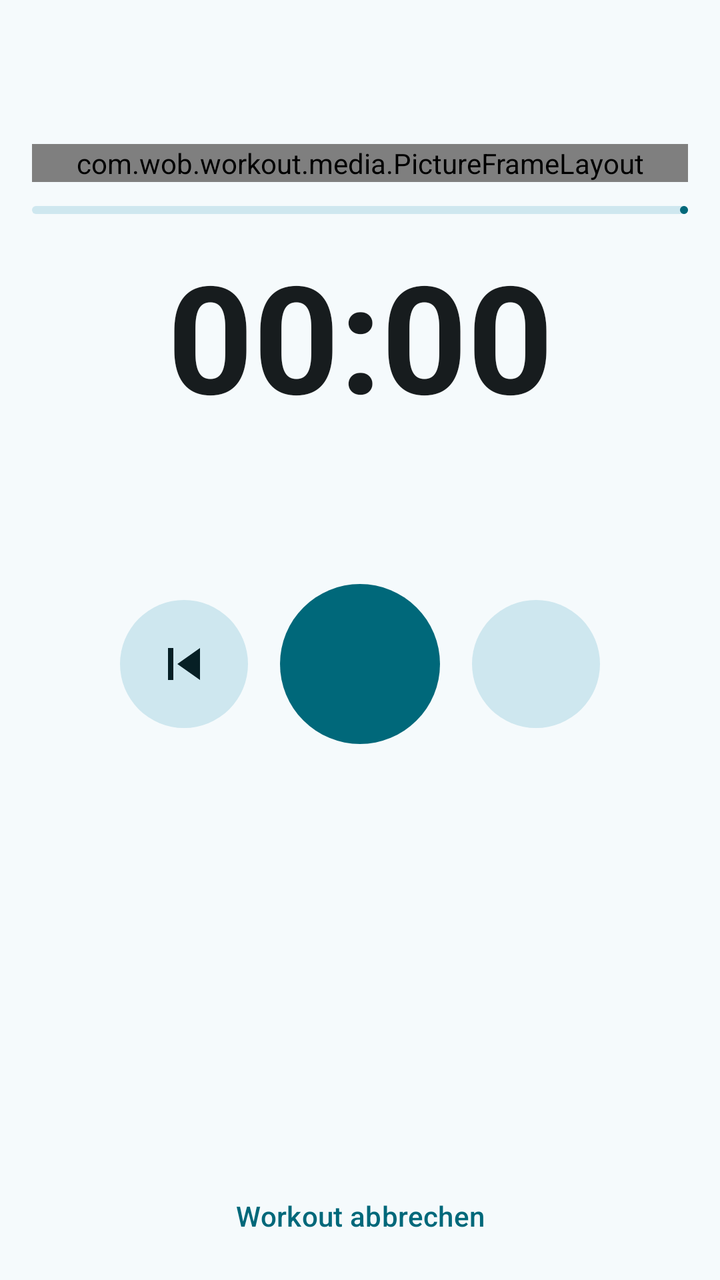
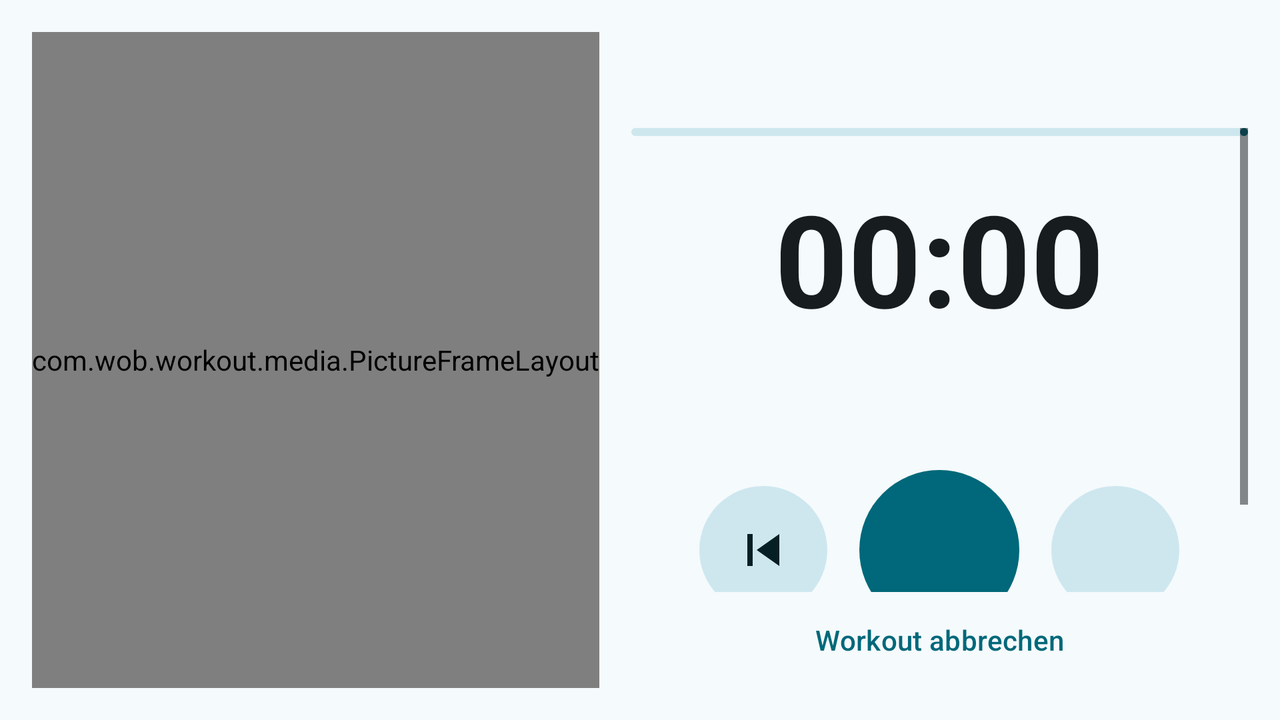

The same Android screen from two of the app's own layout files: first res/layout/ as a phone draws it, then the repository's variant for another configuration, drawn on a device whose configuration selects that folder. Both files follow.
<!-- AndroidManifest.xml: application theme Theme.Workout -->
<!-- res/layout/fragment_player.xml -->
<?xml version="1.0" encoding="utf-8"?>
<LinearLayout xmlns:android="http://schemas.android.com/apk/res/android"
    xmlns:app="http://schemas.android.com/apk/res-auto"
    android:layout_width="match_parent"
    android:layout_height="match_parent"
    android:keepScreenOn="true"
    android:orientation="vertical">

    

    <com.google.android.material.appbar.MaterialToolbar
        android:id="@+id/toolbar"
        android:layout_width="match_parent"
        android:layout_height="?attr/actionBarSize"/>

    <ScrollView
        android:layout_width="match_parent"
        android:layout_height="0dp"
        android:layout_weight="1"
        android:fillViewport="true">

        <LinearLayout
            android:layout_width="match_parent"
            android:layout_height="wrap_content"
            android:gravity="center_horizontal"
            android:orientation="vertical"
            android:paddingStart="16dp"
            android:paddingTop="8dp"
            android:paddingEnd="16dp"
            android:paddingBottom="16dp">

            

            <com.wob.workout.media.PictureFrameLayout
                android:id="@+id/mediaFrame"
                android:layout_width="match_parent"
                android:layout_height="wrap_content"
                android:layout_gravity="center_horizontal"
                android:layout_marginBottom="12dp">

                <com.wob.workout.media.FramedImageView
                    android:id="@+id/imgMedia"
                    android:layout_width="match_parent"
                    android:layout_height="match_parent"
                    android:contentDescription="@null"/>

                <androidx.media3.ui.PlayerView
                    android:id="@+id/videoPlayer"
                    android:layout_width="match_parent"
                    android:layout_height="match_parent"
                    android:visibility="gone"
                    app:use_controller="false"/>

                
                <View
                    android:id="@+id/mediaScrim"
                    android:layout_width="match_parent"
                    android:layout_height="match_parent"
                    android:background="#99000000"
                    android:visibility="gone"/>

                <LinearLayout
                    android:id="@+id/mediaLabels"
                    android:layout_width="match_parent"
                    android:layout_height="wrap_content"
                    android:layout_gravity="center"
                    android:gravity="center_horizontal"
                    android:orientation="vertical"
                    android:paddingStart="16dp"
                    android:paddingEnd="16dp"
                    android:visibility="gone">

                    <TextView
                        android:id="@+id/txtMediaLabel"
                        android:layout_width="wrap_content"
                        android:layout_height="wrap_content"
                        android:letterSpacing="0.1"
                        android:shadowColor="#CC000000"
                        android:shadowRadius="6"
                        android:textColor="#FFFFFFFF"
                        android:textSize="18sp"
                        android:textStyle="bold"/>

                    <TextView
                        android:id="@+id/txtMediaTitle"
                        android:layout_width="wrap_content"
                        android:layout_height="wrap_content"
                        android:layout_marginTop="4dp"
                        android:gravity="center"
                        android:maxLines="2"
                        android:shadowColor="#CC000000"
                        android:shadowRadius="6"
                        android:textColor="#FFFFFFFF"
                        android:textSize="30sp"
                        android:textStyle="bold"/>
                </LinearLayout>

                
                <FrameLayout
                    android:id="@+id/mediaTapTarget"
                    android:layout_width="match_parent"
                    android:layout_height="match_parent"
                    android:contentDescription="@string/pausieren_oder_fortsetzen"
                    android:focusable="true">

                    <ImageView
                        android:id="@+id/imgTapFeedback"
                        android:layout_width="88dp"
                        android:layout_height="88dp"
                        android:layout_gravity="center"
                        android:alpha="0"
                        android:background="@drawable/bg_tap_feedback"
                        android:contentDescription="@null"
                        android:padding="20dp"
                        app:tint="#FFFFFFFF"/>
                </FrameLayout>
            </com.wob.workout.media.PictureFrameLayout>

            <com.google.android.material.progressindicator.LinearProgressIndicator
                android:id="@+id/progressWorkout"
                android:layout_width="match_parent"
                android:layout_height="wrap_content"
                android:max="1000"
                app:trackCornerRadius="2dp"/>

            <LinearLayout
                android:id="@+id/rowWorkoutProgress"
                android:layout_width="match_parent"
                android:layout_height="wrap_content"
                android:layout_marginTop="4dp"
                android:orientation="horizontal">

                <TextView
                    android:id="@+id/txtProgress"
                    android:layout_width="0dp"
                    android:layout_height="wrap_content"
                    android:layout_weight="1"
                    android:textSize="12sp"/>

                <TextView
                    android:id="@+id/txtWorkoutRemaining"
                    android:layout_width="wrap_content"
                    android:layout_height="wrap_content"
                    android:textSize="12sp"/>
            </LinearLayout>

            
            <TextView
                android:id="@+id/txtTimer"
                android:layout_width="match_parent"
                android:layout_height="88dp"
                android:background="?attr/selectableItemBackground"
                android:contentDescription="@null"
                android:gravity="center"
                android:includeFontPadding="false"
                android:maxLines="1"
                android:text="00:00"
                android:textStyle="bold"
                app:autoSizeMaxTextSize="80sp"
                app:autoSizeMinTextSize="32sp"
                app:autoSizeTextType="uniform"/>

            
            <TextView
                android:id="@+id/txtTitle"
                android:layout_width="match_parent"
                android:layout_height="wrap_content"
                android:ellipsize="end"
                android:gravity="center"
                android:lines="2"
                android:textColor="?attr/colorPrimary"
                android:textSize="24sp"
                android:textStyle="bold"/>

            <LinearLayout
                android:id="@+id/rowTransport"
                android:layout_width="wrap_content"
                android:layout_height="wrap_content"
                android:layout_marginTop="16dp"
                android:gravity="center_vertical"
                android:orientation="horizontal">

                <com.google.android.material.button.MaterialButton
                    android:id="@+id/btnPrevious"
                    style="@style/Widget.Material3.Button.IconButton.Filled.Tonal"
                    android:layout_width="64dp"
                    android:layout_height="64dp"
                    android:contentDescription="Vorherige Übung"
                    android:insetLeft="0dp"
                    android:insetTop="0dp"
                    android:insetRight="0dp"
                    android:insetBottom="0dp"
                    android:padding="0dp"
                    app:iconGravity="textStart"
                    app:iconPadding="0dp"
                    app:icon="@drawable/ic_skip_previous"
                    app:iconSize="32dp"/>

                <com.google.android.material.button.MaterialButton
                    android:id="@+id/btnPause"
                    style="@style/Widget.Material3.Button.IconButton.Filled"
                    android:layout_width="80dp"
                    android:layout_height="80dp"
                    android:layout_marginStart="16dp"
                    android:layout_marginEnd="16dp"
                    android:contentDescription="Pause"
                    android:insetLeft="0dp"
                    android:insetTop="0dp"
                    android:insetRight="0dp"
                    android:insetBottom="0dp"
                    android:padding="0dp"
                    app:iconGravity="textStart"
                    app:iconPadding="0dp"
                    app:icon="@drawable/ic_pause"
                    app:iconSize="40dp"/>

                <com.google.android.material.button.MaterialButton
                    android:id="@+id/btnNext"
                    style="@style/Widget.Material3.Button.IconButton.Filled.Tonal"
                    android:layout_width="64dp"
                    android:layout_height="64dp"
                    android:contentDescription="Nächste Übung"
                    android:insetLeft="0dp"
                    android:insetTop="0dp"
                    android:insetRight="0dp"
                    android:insetBottom="0dp"
                    android:padding="0dp"
                    app:iconGravity="textStart"
                    app:iconPadding="0dp"
                    app:icon="@drawable/ic_skip_next"
                    app:iconSize="32dp"/>
            </LinearLayout>

            <TextView
                android:id="@+id/txtDescription"
                android:layout_width="match_parent"
                android:layout_height="wrap_content"
                android:layout_marginTop="16dp"
                android:gravity="start"/>
        </LinearLayout>
    </ScrollView>

    
    <Button
        android:id="@+id/btnCancel"
        style="@style/Widget.Material3.Button.TextButton"
        android:layout_width="wrap_content"
        android:layout_height="wrap_content"
        android:layout_gravity="center_horizontal"
        android:layout_marginBottom="8dp"
        android:text="Workout abbrechen"/>

    
    <LinearLayout
        android:id="@+id/rowFinished"
        android:layout_width="match_parent"
        android:layout_height="wrap_content"
        android:orientation="horizontal"
        android:paddingStart="16dp"
        android:paddingEnd="16dp"
        android:paddingBottom="16dp"
        android:visibility="gone">

        <Button
            android:id="@+id/btnAgain"
            style="@style/Widget.Material3.Button.TonalButton"
            android:layout_width="0dp"
            android:layout_height="wrap_content"
            android:layout_marginEnd="8dp"
            android:layout_weight="1"
            android:text="@string/nochmal"/>

        <Button
            android:id="@+id/btnDone"
            android:layout_width="0dp"
            android:layout_height="wrap_content"
            android:layout_marginStart="8dp"
            android:layout_weight="1"
            android:text="@string/fertig"/>
    </LinearLayout>
</LinearLayout>
<!-- resources referenced by this layout -->
<resources>
  <!-- drawable bg_tap_feedback (drawable) -->
  <?xml version="1.0" encoding="utf-8"?>
  <shape xmlns:android="http://schemas.android.com/apk/res/android"
      android:shape="oval">
      <solid android:color="#99000000"/>
  </shape>
  <!-- drawable ic_skip_previous (drawable) -->
  <vector xmlns:android="http://schemas.android.com/apk/res/android"
      android:width="24dp"
      android:height="24dp"
      android:viewportWidth="24"
      android:viewportHeight="24">
      <path
          android:fillColor="#FFFFFFFF"
          android:pathData="M6,6h2v12H6zM9.5,12l8.5,6V6z"/>
  </vector>
  <string name="fertig">Fertig</string>
  <string name="nochmal">Nochmal</string>
  <string name="pausieren_oder_fortsetzen">Pausieren oder fortsetzen</string>
  <style name="Theme.Workout" parent="Base.Theme.Workout" />
  <color name="primary">#00687A</color>
  <color name="on_primary">#FFFFFF</color>
  <color name="primary_container">#ACEDFF</color>
  <color name="on_primary_container">#001F26</color>
  <color name="primary_inverse">#84D2E7</color>
  <color name="secondary">#4B6269</color>
  <color name="on_secondary">#FFFFFF</color>
  <color name="secondary_container">#CEE7EF</color>
  <color name="on_secondary_container">#061F25</color>
  <color name="tertiary">#565D7E</color>
  <color name="on_tertiary">#FFFFFF</color>
  <color name="tertiary_container">#DDE1FF</color>
  <color name="on_tertiary_container">#131A37</color>
  <color name="error">#BA1A1A</color>
  <color name="on_error">#FFFFFF</color>
  <color name="error_container">#FFDAD6</color>
  <color name="on_error_container">#410002</color>
  <color name="surface">#F5FAFC</color>
  <color name="on_surface">#171C1E</color>
  <color name="surface_variant">#DBE4E7</color>
  <color name="on_surface_variant">#3F484B</color>
  <color name="surface_inverse">#2B3133</color>
  <color name="on_surface_inverse">#ECF2F4</color>
  <color name="surface_dim">#D5DBDD</color>
  <color name="surface_bright">#F5FAFC</color>
  <color name="surface_container_lowest">#FFFFFF</color>
  <color name="surface_container_low">#EFF4F7</color>
  <color name="surface_container">#E9EFF1</color>
  <color name="surface_container_high">#E3E9EB</color>
  <color name="surface_container_highest">#DEE3E6</color>
  <color name="outline">#70797C</color>
  <color name="outline_variant">#BFC8CB</color>
  <!-- some entries are left out for length -->
</resources>
<!-- res/layout-land/fragment_player.xml (the repository's variant of the layout above) -->
<!-- drawn on the phone turned sideways -->
<?xml version="1.0" encoding="utf-8"?>
<LinearLayout xmlns:android="http://schemas.android.com/apk/res/android"
    xmlns:app="http://schemas.android.com/apk/res-auto"
    android:layout_width="match_parent"
    android:layout_height="match_parent"
    android:keepScreenOn="true"
    android:orientation="horizontal">

    <com.wob.workout.media.PictureFrameLayout
        android:id="@+id/mediaFrame"
        android:layout_width="wrap_content"
        android:layout_height="match_parent"
        android:layout_gravity="center_vertical"
        android:layout_margin="16dp"
        app:fillsHeight="true">

        <com.wob.workout.media.FramedImageView
            android:id="@+id/imgMedia"
            android:layout_width="match_parent"
            android:layout_height="match_parent"
            android:contentDescription="@null"/>

        <androidx.media3.ui.PlayerView
            android:id="@+id/videoPlayer"
            android:layout_width="match_parent"
            android:layout_height="match_parent"
            android:visibility="gone"
            app:use_controller="false"/>

        
        <View
            android:id="@+id/mediaScrim"
            android:layout_width="match_parent"
            android:layout_height="match_parent"
            android:background="#99000000"
            android:visibility="gone"/>

        <LinearLayout
            android:id="@+id/mediaLabels"
            android:layout_width="match_parent"
            android:layout_height="wrap_content"
            android:layout_gravity="center"
            android:gravity="center_horizontal"
            android:orientation="vertical"
            android:paddingStart="16dp"
            android:paddingEnd="16dp"
            android:visibility="gone">

            <TextView
                android:id="@+id/txtMediaLabel"
                android:layout_width="wrap_content"
                android:layout_height="wrap_content"
                android:letterSpacing="0.1"
                android:shadowColor="#CC000000"
                android:shadowRadius="6"
                android:textColor="#FFFFFFFF"
                android:textSize="18sp"
                android:textStyle="bold"/>

            <TextView
                android:id="@+id/txtMediaTitle"
                android:layout_width="wrap_content"
                android:layout_height="wrap_content"
                android:layout_marginTop="4dp"
                android:gravity="center"
                android:maxLines="2"
                android:shadowColor="#CC000000"
                android:shadowRadius="6"
                android:textColor="#FFFFFFFF"
                android:textSize="30sp"
                android:textStyle="bold"/>
        </LinearLayout>

        
        <FrameLayout
            android:id="@+id/mediaTapTarget"
            android:layout_width="match_parent"
            android:layout_height="match_parent"
            android:contentDescription="@string/pausieren_oder_fortsetzen"
            android:focusable="true">

            <ImageView
                android:id="@+id/imgTapFeedback"
                android:layout_width="88dp"
                android:layout_height="88dp"
                android:layout_gravity="center"
                android:alpha="0"
                android:background="@drawable/bg_tap_feedback"
                android:contentDescription="@null"
                android:padding="20dp"
                app:tint="#FFFFFFFF"/>
        </FrameLayout>
    </com.wob.workout.media.PictureFrameLayout>

    <LinearLayout
        android:layout_width="0dp"
        android:layout_height="match_parent"
        android:layout_weight="1"
        android:orientation="vertical"
        android:paddingEnd="16dp"
        android:paddingBottom="8dp">

        <com.google.android.material.appbar.MaterialToolbar
            android:id="@+id/toolbar"
            android:layout_width="match_parent"
            android:layout_height="?attr/actionBarSize"/>

        <ScrollView
            android:layout_width="match_parent"
            android:layout_height="0dp"
            android:layout_weight="1">

            <LinearLayout
                android:layout_width="match_parent"
                android:layout_height="wrap_content"
                android:gravity="center_horizontal"
                android:orientation="vertical">

                <com.google.android.material.progressindicator.LinearProgressIndicator
                    android:id="@+id/progressWorkout"
                    android:layout_width="match_parent"
                    android:layout_height="wrap_content"
                    android:max="1000"
                    app:trackCornerRadius="2dp"/>

                <LinearLayout
                    android:id="@+id/rowWorkoutProgress"
                    android:layout_width="match_parent"
                    android:layout_height="wrap_content"
                    android:layout_marginTop="4dp"
                    android:orientation="horizontal">

                    <TextView
                        android:id="@+id/txtProgress"
                        android:layout_width="0dp"
                        android:layout_height="wrap_content"
                        android:layout_weight="1"
                        android:textSize="12sp"/>

                    <TextView
                        android:id="@+id/txtWorkoutRemaining"
                        android:layout_width="wrap_content"
                        android:layout_height="wrap_content"
                        android:textSize="12sp"/>
                </LinearLayout>

                
                <TextView
                    android:id="@+id/txtTimer"
                    android:layout_width="match_parent"
                    android:layout_height="88dp"
                    android:background="?attr/selectableItemBackground"
                    android:contentDescription="@null"
                    android:gravity="center"
                    android:includeFontPadding="false"
                    android:maxLines="1"
                    android:text="00:00"
                    android:textStyle="bold"
                    app:autoSizeMaxTextSize="64sp"
                    app:autoSizeMinTextSize="32sp"
                    app:autoSizeTextType="uniform"/>

                
                <TextView
                    android:id="@+id/txtTitle"
                    android:layout_width="match_parent"
                    android:layout_height="wrap_content"
                    android:ellipsize="end"
                    android:gravity="center"
                    android:lines="2"
                    android:textColor="?attr/colorPrimary"
                    android:textSize="20sp"
                    android:textStyle="bold"/>

                <LinearLayout
                    android:id="@+id/rowTransport"
                    android:layout_width="wrap_content"
                    android:layout_height="wrap_content"
                    android:layout_marginTop="8dp"
                    android:gravity="center_vertical"
                    android:orientation="horizontal">

                    <com.google.android.material.button.MaterialButton
                        android:id="@+id/btnPrevious"
                        style="@style/Widget.Material3.Button.IconButton.Filled.Tonal"
                        android:layout_width="64dp"
                        android:layout_height="64dp"
                        android:contentDescription="Vorherige Übung"
                        android:insetLeft="0dp"
                        android:insetTop="0dp"
                        android:insetRight="0dp"
                        android:insetBottom="0dp"
                        android:padding="0dp"
                        app:iconGravity="textStart"
                        app:iconPadding="0dp"
                        app:icon="@drawable/ic_skip_previous"
                        app:iconSize="32dp"/>

                    <com.google.android.material.button.MaterialButton
                        android:id="@+id/btnPause"
                        style="@style/Widget.Material3.Button.IconButton.Filled"
                        android:layout_width="80dp"
                        android:layout_height="80dp"
                        android:layout_marginStart="16dp"
                        android:layout_marginEnd="16dp"
                        android:contentDescription="Pause"
                        android:insetLeft="0dp"
                        android:insetTop="0dp"
                        android:insetRight="0dp"
                        android:insetBottom="0dp"
                        android:padding="0dp"
                        app:iconGravity="textStart"
                        app:iconPadding="0dp"
                        app:icon="@drawable/ic_pause"
                        app:iconSize="40dp"/>

                    <com.google.android.material.button.MaterialButton
                        android:id="@+id/btnNext"
                        style="@style/Widget.Material3.Button.IconButton.Filled.Tonal"
                        android:layout_width="64dp"
                        android:layout_height="64dp"
                        android:contentDescription="Nächste Übung"
                        android:insetLeft="0dp"
                        android:insetTop="0dp"
                        android:insetRight="0dp"
                        android:insetBottom="0dp"
                        android:padding="0dp"
                        app:iconGravity="textStart"
                        app:iconPadding="0dp"
                        app:icon="@drawable/ic_skip_next"
                        app:iconSize="32dp"/>
                </LinearLayout>

                <TextView
                    android:id="@+id/txtDescription"
                    android:layout_width="match_parent"
                    android:layout_height="wrap_content"
                    android:layout_marginTop="16dp"
                    android:gravity="start"/>
            </LinearLayout>
        </ScrollView>

        
        <Button
            android:id="@+id/btnCancel"
            style="@style/Widget.Material3.Button.TextButton"
            android:layout_width="wrap_content"
            android:layout_height="wrap_content"
            android:layout_gravity="center_horizontal"
            android:layout_marginBottom="8dp"
            android:text="Workout abbrechen"/>

        
        <LinearLayout
            android:id="@+id/rowFinished"
            android:layout_width="match_parent"
            android:layout_height="wrap_content"
            android:orientation="horizontal"
            android:paddingStart="16dp"
            android:paddingEnd="16dp"
            android:paddingBottom="16dp"
            android:visibility="gone">

            <Button
                android:id="@+id/btnAgain"
                style="@style/Widget.Material3.Button.TonalButton"
                android:layout_width="0dp"
                android:layout_height="wrap_content"
                android:layout_marginEnd="8dp"
                android:layout_weight="1"
                android:text="@string/nochmal"/>

            <Button
                android:id="@+id/btnDone"
                android:layout_width="0dp"
                android:layout_height="wrap_content"
                android:layout_marginStart="8dp"
                android:layout_weight="1"
                android:text="@string/fertig"/>
        </LinearLayout>
    </LinearLayout>
</LinearLayout>
